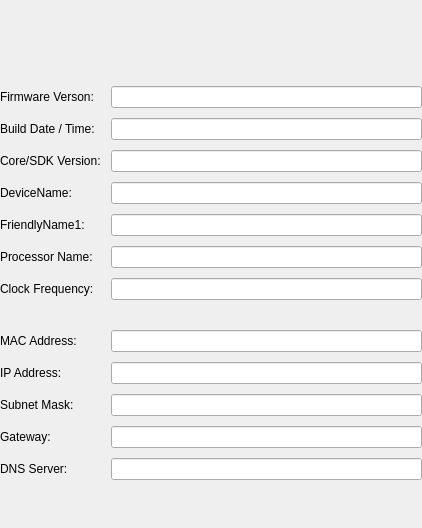
<?xml version="1.0" encoding="UTF-8"?>
<ui version="4.0">
 <class>FullInfoWidget</class>
 <widget class="QWidget" name="FullInfoWidget">
  <property name="geometry">
   <rect>
    <x>0</x>
    <y>0</y>
    <width>422</width>
    <height>528</height>
   </rect>
  </property>
  <property name="windowTitle">
   <string>Form</string>
  </property>
  <layout class="QVBoxLayout" name="verticalLayout">
   <property name="spacing">
    <number>10</number>
   </property>
   <property name="leftMargin">
    <number>0</number>
   </property>
   <property name="topMargin">
    <number>0</number>
   </property>
   <property name="rightMargin">
    <number>0</number>
   </property>
   <property name="bottomMargin">
    <number>0</number>
   </property>
   <item>
    <layout class="QVBoxLayout" name="verticalLayout_28">
     <item>
      <layout class="QHBoxLayout" name="horizontalLayout_5">
       <property name="sizeConstraint">
        <enum>QLayout::SetMinimumSize</enum>
       </property>
       <item>
        <spacer name="horizontalSpacer_4">
         <property name="orientation">
          <enum>Qt::Horizontal</enum>
         </property>
         <property name="sizeHint" stdset="0">
          <size>
           <width>40</width>
           <height>20</height>
          </size>
         </property>
        </spacer>
       </item>
       <item>
        <widget class="QWidget" name="tasmotaLogo" native="true">
         <property name="minimumSize">
          <size>
           <width>80</width>
           <height>76</height>
          </size>
         </property>
         <property name="maximumSize">
          <size>
           <width>80</width>
           <height>76</height>
          </size>
         </property>
         <property name="styleSheet">
          <string notr="true">image: url(:/64/assets/64_tasmota.svg);</string>
         </property>
        </widget>
       </item>
       <item>
        <spacer name="horizontalSpacer_5">
         <property name="orientation">
          <enum>Qt::Horizontal</enum>
         </property>
         <property name="sizeHint" stdset="0">
          <size>
           <width>40</width>
           <height>20</height>
          </size>
         </property>
        </spacer>
       </item>
      </layout>
     </item>
     <item>
      <layout class="QFormLayout" name="formLayout">
       <property name="fieldGrowthPolicy">
        <enum>QFormLayout::ExpandingFieldsGrow</enum>
       </property>
       <item row="0" column="0">
        <widget class="QLabel" name="label">
         <property name="text">
          <string>Firmware Verson:</string>
         </property>
        </widget>
       </item>
       <item row="0" column="1">
        <widget class="QLineEdit" name="firmwareVersion">
         <property name="readOnly">
          <bool>true</bool>
         </property>
        </widget>
       </item>
       <item row="1" column="0">
        <widget class="QLabel" name="label_2">
         <property name="text">
          <string>Build Date / Time:</string>
         </property>
        </widget>
       </item>
       <item row="1" column="1">
        <widget class="QLineEdit" name="buildDateTime">
         <property name="readOnly">
          <bool>true</bool>
         </property>
        </widget>
       </item>
       <item row="2" column="0">
        <widget class="QLabel" name="label_3">
         <property name="text">
          <string>Core/SDK Version:</string>
         </property>
        </widget>
       </item>
       <item row="2" column="1">
        <widget class="QLineEdit" name="coreSDKVersion">
         <property name="readOnly">
          <bool>true</bool>
         </property>
        </widget>
       </item>
       <item row="3" column="0">
        <widget class="QLabel" name="label_4">
         <property name="text">
          <string>DeviceName:</string>
         </property>
        </widget>
       </item>
       <item row="3" column="1">
        <widget class="QLineEdit" name="deviceName">
         <property name="readOnly">
          <bool>true</bool>
         </property>
        </widget>
       </item>
       <item row="4" column="0">
        <widget class="QLabel" name="label_5">
         <property name="text">
          <string>FriendlyName1:</string>
         </property>
        </widget>
       </item>
       <item row="4" column="1">
        <widget class="QLineEdit" name="friendlyName">
         <property name="readOnly">
          <bool>true</bool>
         </property>
        </widget>
       </item>
       <item row="5" column="0">
        <widget class="QLabel" name="label_6">
         <property name="text">
          <string>Processor Name:</string>
         </property>
        </widget>
       </item>
       <item row="5" column="1">
        <widget class="QLineEdit" name="chipName">
         <property name="readOnly">
          <bool>true</bool>
         </property>
        </widget>
       </item>
       <item row="6" column="0">
        <widget class="QLabel" name="label_7">
         <property name="text">
          <string>Clock Frequency:</string>
         </property>
        </widget>
       </item>
       <item row="6" column="1">
        <widget class="QLineEdit" name="clockSpeed">
         <property name="readOnly">
          <bool>true</bool>
         </property>
        </widget>
       </item>
       <item row="8" column="0">
        <widget class="QLabel" name="label_8">
         <property name="text">
          <string>MAC Address:</string>
         </property>
        </widget>
       </item>
       <item row="8" column="1">
        <widget class="QLineEdit" name="macAddress">
         <property name="readOnly">
          <bool>true</bool>
         </property>
        </widget>
       </item>
       <item row="9" column="0">
        <widget class="QLabel" name="label_9">
         <property name="text">
          <string>IP Address:</string>
         </property>
        </widget>
       </item>
       <item row="10" column="0">
        <widget class="QLabel" name="label_10">
         <property name="text">
          <string>Subnet Mask:</string>
         </property>
        </widget>
       </item>
       <item row="11" column="0">
        <widget class="QLabel" name="label_11">
         <property name="text">
          <string>Gateway:</string>
         </property>
        </widget>
       </item>
       <item row="12" column="0">
        <widget class="QLabel" name="label_12">
         <property name="text">
          <string>DNS Server:</string>
         </property>
        </widget>
       </item>
       <item row="7" column="1">
        <spacer name="verticalSpacer_2">
         <property name="orientation">
          <enum>Qt::Vertical</enum>
         </property>
         <property name="sizeType">
          <enum>QSizePolicy::Fixed</enum>
         </property>
         <property name="sizeHint" stdset="0">
          <size>
           <width>20</width>
           <height>10</height>
          </size>
         </property>
        </spacer>
       </item>
       <item row="9" column="1">
        <widget class="QLineEdit" name="ipAddress">
         <property name="readOnly">
          <bool>true</bool>
         </property>
        </widget>
       </item>
       <item row="10" column="1">
        <widget class="QLineEdit" name="subnetMask">
         <property name="readOnly">
          <bool>true</bool>
         </property>
        </widget>
       </item>
       <item row="11" column="1">
        <widget class="QLineEdit" name="gateWay">
         <property name="readOnly">
          <bool>true</bool>
         </property>
        </widget>
       </item>
       <item row="12" column="1">
        <widget class="QLineEdit" name="dnsServer">
         <property name="readOnly">
          <bool>true</bool>
         </property>
        </widget>
       </item>
      </layout>
     </item>
    </layout>
   </item>
   <item>
    <spacer name="verticalSpacer">
     <property name="orientation">
      <enum>Qt::Vertical</enum>
     </property>
     <property name="sizeHint" stdset="0">
      <size>
       <width>20</width>
       <height>40</height>
      </size>
     </property>
    </spacer>
   </item>
  </layout>
 </widget>
 <resources/>
 <connections/>
</ui>
